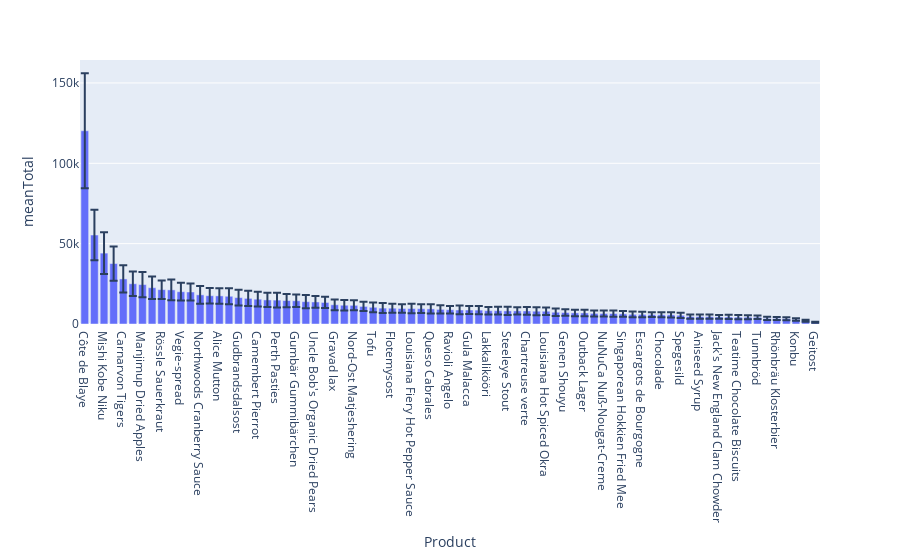

This figure's notebook cell:
### Code cell
fig = px.bar(region_profit, y='meanTotal', error_y="stdTotal")
fig.show()

### Figure 1 — Plotly figure (JSON) as saved in the notebook; plotly's stock layout.template omitted (floating-point values rounded to 4 significant figures)
{"data": [{"alignmentgroup": "True", "error_y": {"array": [35830.0, 15760.0, 12930.0, 10660.0, 8445.0, 7560.0, 7866.0, 7043.0, 5754.0, 6486.0, 5527.0, 5361.0, 5483.0, 4809.0, 4827.0, 4957.0, 4888.0, 4692.0, 4601.0, 4471.0, 4598.0, 4094.0, 3853.0, 4155.0, 3667.0, 3513.0, 3337.0, 3264.0, 3120.0, 2925.0, 3026.0, 3107.0, 2766.0, 2650.0, 2987.0, 2745.0, 2842.0, 2629.0, 2297.0, 2735.0, 2414.0, 2559.0, 2309.0, 2424.0, 2513.0, 2265.0, 2420.0, 2453.0, 2360.0, 2371.0, 2003.0, 2024.0, 2014.0, 1861.0, 1874.0, 1963.0, 1787.0, 1804.0, 1710.0, 1503.0, 1598.0, 1654.0, 1613.0, 1291.0, 1284.0, 1270.0, 1188.0, 1310.0, 1271.0, 1254.0, 1148.0, 997.2, 978.1, 946.0, 775.9, 639.2, 316.5]}, "hovertemplate": "Product=%{x}<br>meanTotal=%{y}<extra></extra>", "legendgroup": "", "marker": {"color": "#636efa", "pattern": {"shape": ""}}, "name": "", "offsetgroup": "", "orientation": "v", "showlegend": false, "textposition": "auto", "type": "bar", "x": ["Côte de Blaye", "Thüringer Rostbratwurst", "Mishi Kobe Niku", "Sir Rodney's Marmalade", "Carnarvon Tigers", "Raclette Courdavault", "Manjimup Dried Apples", "Tarte au sucre", "Rössle Sauerkraut", "Ipoh Coffee", "Vegie-spread", "Schoggi Schokolade", "Northwoods Cranberry Sauce", "Queso Manchego La Pastora", "Alice Mutton", "Gnocchi di nonna Alice", "Gudbrandsdalsost", "Mozzarella di Giovanni", "Camembert Pierrot", "Wimmers gute Semmelknödel", "Perth Pasties", "Mascarpone Fabioli", "Gumbär Gummibärchen", "Ikura", "Uncle Bob's Organic Dried Pears", "Sirop d'érable", "Gravad lax", "Grandma's Boysenberry Spread", "Nord-Ost Matjeshering", "Pâté chinois", "Tofu", "Chef Anton's Cajun Seasoning", "Flotemysost", "Chef Anton's Gumbo Mix", "Louisiana Fiery Hot Pepper Sauce", "Gustaf's Knäckebröd", "Queso Cabrales", "Maxilaku", "Ravioli Angelo", "Chang", "Gula Malacca", "Inlagd Sill", "Lakkalikööri", "Boston Crab Meat", "Steeleye Stout", "Chai", "Chartreuse verte", "Pavlova", "Louisiana Hot Spiced Okra", "Valkoinen suklaa", "Genen Shouyu", "Röd Kaviar", "Outback Lager", "Sasquatch Ale", "NuNuCa Nuß-Nougat-Creme", "Laughing Lumberjack Lager", "Singaporean Hokkien Fried Mee", "Original Frankfurter grüne Soße", "Escargots de Bourgogne", "Gorgonzola Telino", "Chocolade", "Scottish Longbreads", "Spegesild", "Sir Rodney's Scones", "Aniseed Syrup", "Longlife Tofu", "Jack's New England Clam Chowder", "Rogede sild", "Teatime Chocolate Biscuits", "Zaanse koeken", "Tunnbröd", "Tourtière", "Rhönbräu Klosterbier", "Filo Mix", "Konbu", "Guaraná Fantástica", "Geitost"], "xaxis": "x", "y": [120200.0, 55370.0, 44110.0, 37620.0, 28040.0, 25040.0, 24520.0, 22590.0, 21380.0, 21230.0, 20090.0, 19920.0, 18140.0, 17610.0, 17490.0, 17250.0, 16440.0, 15940.0, 15440.0, 14980.0, 14870.0, 14590.0, 14460.0, 13890.0, 13720.0, 13410.0, 11950.0, 11680.0, 11630.0, 10940.0, 10400.0, 9888.0, 9832.0, 9666.0, 9613.0, 9525.0, 9402.0, 9093.0, 8895.0, 8727.0, 8711.0, 8648.0, 8281.0, 8268.0, 8157.0, 8152.0, 8103.0, 7960.0, 7940.0, 7318.0, 7122.0, 6907.0, 6864.0, 6594.0, 6548.0, 6514.0, 6307.0, 6004.0, 5957.0, 5823.0, 5739.0, 5713.0, 5414.0, 4635.0, 4608.0, 4588.0, 4414.0, 4383.0, 4265.0, 4253.0, 4198.0, 3466.0, 3455.0, 3282.0, 2752.0, 2074.0, 1129.0], "yaxis": "y"}], "layout": {"barmode": "relative", "legend": {"tracegroupgap": 0}, "margin": {"t": 60}, "xaxis": {"anchor": "y", "domain": [0, 1], "title": {"text": "Product"}}, "yaxis": {"anchor": "x", "domain": [0, 1], "title": {"text": "meanTotal"}}}}
